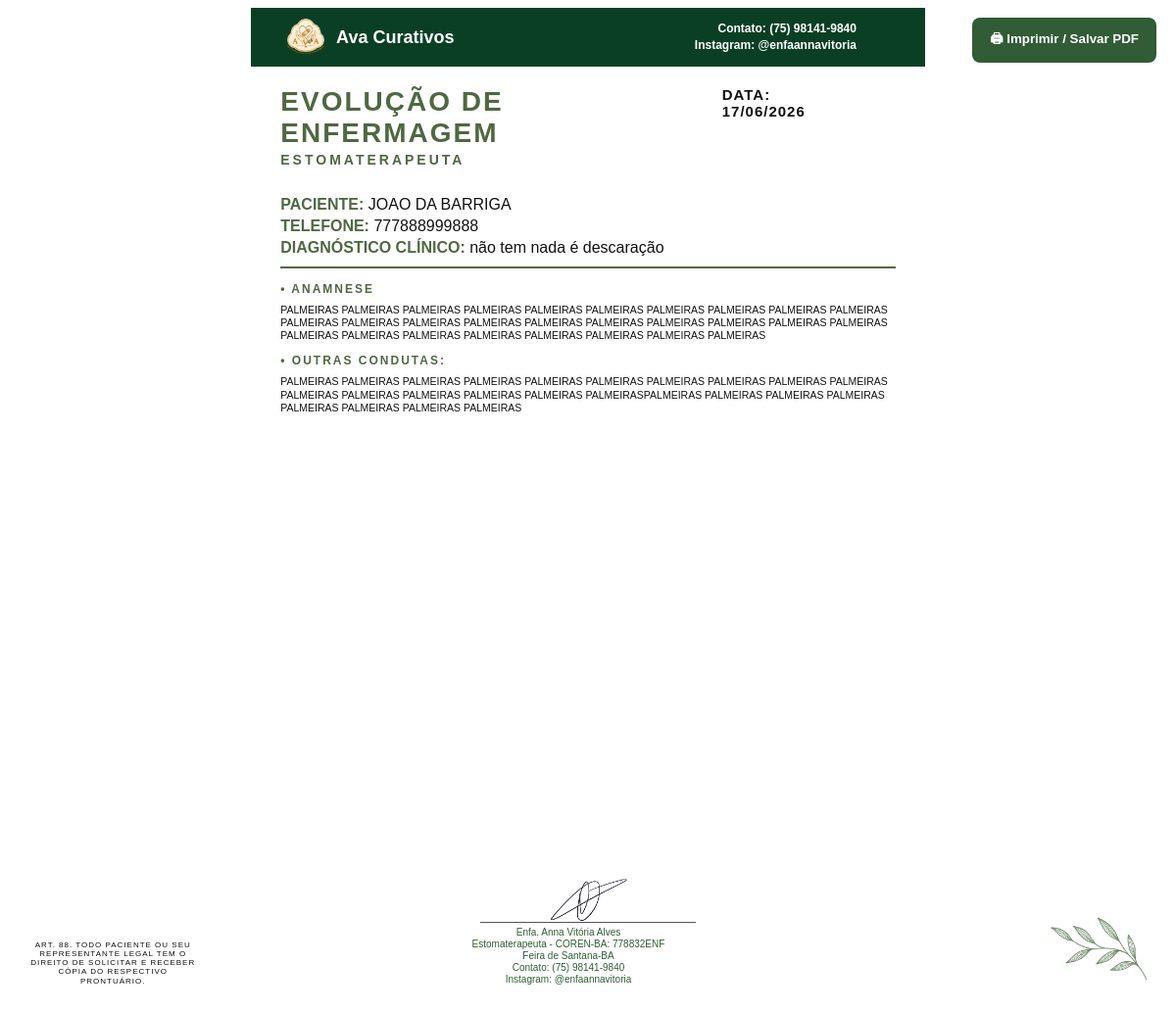
Screenshot of /consulta/11/imprimir/ (signed in) with the database file from the repository.
### consultas/models.py (models this page shows, shortened)
class Consulta(models.Model):
    paciente = models.ForeignKey(
        Paciente,
        on_delete=models.CASCADE,
        related_name="prescricoes",
        null=True,
        blank=True
    )
    diagnostico_clinico = models.TextField(
        blank=True,
        null=True,
        verbose_name="Diagnóstico Clínico"
    )
    anamnese = models.TextField(
        blank=True,
        null=True
    )
    conduta = models.TextField(
        blank=True,
        null=True
    )
    diabetes = models.BooleanField(
        default=False
    )
    hipertensao = models.BooleanField(
        default=False,
        verbose_name="Hipertenso"
    )
    doenca_cronica = models.BooleanField(
        default=False,
        verbose_name="Doença crônica"
    )
    descricao = models.TextField(
        blank=True,
        null=True,
        verbose_name="Observação / Evolução"
    )
    criada_em = models.DateTimeField(
        auto_now_add=True
    )
    atualizada_em = models.DateTimeField(
        auto_now=True
    )

### pacientes/models.py (models this page shows, shortened)
class Paciente(models.Model):
    ORIGEM_CHOICES = [
        ('REDE_SOCIAL', 'Rede Social'),
        ('SITE', 'Site'),
        ('AMIGOS', 'Amigos'),
        ('OUTROS', 'Outros'),
    ]
    nome = models.CharField(max_length=200)
    endereco = models.CharField(max_length=255)
    telefone = models.CharField(max_length=20)
    data_nascimento = models.DateField()
    origem = models.CharField(max_length=20, choices=ORIGEM_CHOICES)
    email = models.EmailField(blank=True, null=True)
    criado_em = models.DateTimeField(auto_now_add=True)

### consultas/views.py (the view)
@login_required
def imprimir_consulta(request, id):
    consulta = get_object_or_404(
        Consulta,
        id=id
    )
    fotos_ids = request.GET.getlist("fotos")
    if fotos_ids:
        fotos = consulta.fotos.filter(
            id__in=fotos_ids
        )[:6]
    else:
        fotos = consulta.fotos.none()
    return render(
        request,
        "consultas/imprimir_consulta.html",
        {
            "consulta": consulta,
            "paciente": consulta.paciente,
            "fotos": fotos,
        }
    )

### templates/consultas/imprimir_consulta.html (shortened to what this page needs)
{% load static %}
<!DOCTYPE html>
<html lang="pt-br">
<head>
</head>
<body>
<button onclick="window.print()" class="btn-print">
    🖨 Imprimir / Salvar PDF
</button>
<div class="folha">
<div class="faixa-superior">
    <div class="faixa-logo">
        <img src="{% static 'img/logo_ava.png' %}" alt="Logo">
        <span>Ava Curativos</span>
    </div>
    <div class="faixa-contato">
        Contato: (75) 98141-9840<br>
        Instagram: @enfaannavitoria
    </div>
</div>
<div class="topo">
    <div class="titulo">
        <h1>EVOLUÇÃO DE ENFERMAGEM</h1>
        <h2>ESTOMATERAPEUTA</h2>
    </div>
    <div class="data">
        DATA: {{ consulta.criada_em|date:"d/m/Y" }}
    </div>
</div>
    <div class="info">
        <p><span class="label">PACIENTE:</span> {{ paciente.nome|upper }}</p>
        <p><span class="label">TELEFONE:</span> {{ paciente.telefone }}</p>
        <p>
            <span class="label">DIAGNÓSTICO CLÍNICO:</span>
            {{ consulta.diagnostico_clinico }}
        </p>
    </div>
    <div class="linha"></div>
    <div class="secao">
        <h3>• ANAMNESE</h3>
        <div class="texto">
            {{ consulta.anamnese|linebreaksbr }}
        </div>
    </div>
    <div class="secao">
        <h3>• Outras Condutas:</h3>
        <div class="texto">
            {{ consulta.conduta|linebreaksbr }}
        </div>
        </div>
    </div>
<div class="rodape-final">
    <div class="obs-legal">
        ART. 88. TODO PACIENTE OU SEU REPRESENTANTE LEGAL TEM O DIREITO DE SOLICITAR E RECEBER CÓPIA DO RESPECTIVO PRONTUÁRIO.
    </div>
    <div class="assinatura-area">
        <img src="{% static 'img/assinatura.png' %}" class="assinatura-img">
        <p class="dados-profissional">
            Enfa. Anna Vitória Alves<br>
            Estomaterapeuta - COREN-BA: 778832ENF<br>
            Feira de Santana-BA<br>
            Contato: (75) 98141-9840<br>
            Instagram: @enfaannavitoria
        </p>
    </div>
    <img src="{% static 'img/folha_base.png' %}" class="folha-base" alt="">
</div>
</body>
</html>

### templates/consultas/imprimir_consulta.html (style rules this page uses)
body { font-family:Arial, Helvetica, sans-serif; color:#111; background:white; }
* { box-sizing:border-box; }
.folha { width:100%; max-width:190mm; min-height:270mm; margin:0 auto; position:relative; padding:0 12mm 38mm 12mm; overflow:hidden; }
.topo { display:flex; justify-content:space-between; align-items:flex-start; padding-right:20px; }
.titulo h1 { color:#4f6842; font-size:28px; letter-spacing:2px; margin:0; }
.titulo h2 { color:#4f6842; font-size:14px; letter-spacing:3px; margin:3px 0 25px; }
.data { font-size:15px; font-weight:bold; letter-spacing:1px; padding-right:20px; }
.label { color:#4f6842; font-weight:bold; }
.secao { margin-top:6px; }
.secao h3 { color:#4f6842; font-size:12px; font-weight:bold; letter-spacing:2px; margin-bottom:8px; text-transform:uppercase; }
.info p { font-size:16px; margin:4px 0; letter-spacing:0; }
.linha { width:100%; border-top:2px solid #4f6842; margin:10px 0 14px 0; height:0; display:block; }
.texto { width:100%; max-width:100%; display:block; font-size:10.5px; line-height:1.25; text-align:left; font-weight:normal; letter-spacing:0; white-space:normal; overflow-wrap:anywhere; word-break:break-word; box-sizing:border-box; }
.assinatura-area { width:260px; margin:30px auto 0 auto; text-align:center; }
.assinatura-img { width:100px !important; max-width:100px !important; height:auto !important; display:block; margin:0 auto -4px auto; }
.dados-profissional { width:220px; margin:0 auto; text-align:center; font-size:12px; line-height:1.3; }
.obs-legal { position:absolute; bottom:10px; left:0; width:230px; font-size:11px; letter-spacing:2px; text-align:center; }
.btn-print { position:fixed; top:18px; right:20px; background:#315c35; color:white; padding:12px 18px; border-radius:8px; border:none; font-weight:bold; cursor:pointer; z-index:9999; }
.faixa-superior { background:linear-gradient( 90deg, #07331c, #0d4f2d, #07331c ); color:white; padding:12px 20px; margin:-18mm -18mm 25px -18mm; display:flex; justify-content:space-between; align-items:center; }
.faixa-logo { display:flex; align-items:center; gap:10px; font-size:18px; font-weight:bold; }
.faixa-logo img { height:45px; width:auto; }
.faixa-contato { text-align:right; font-size:13px; line-height:1.4; font-weight:bold; }
.assinatura-area { text-align:center; width:320 px; margin:0 auto; }
.obs-legal { width:220px; font-size:10px; line-height:1.3; }
.folha { width:100%; min-height:270mm; position:relative; padding-top:0; padding-bottom:120px; }
.faixa-superior { background:#0b3f25; color:white; height:60px; margin:0 -8mm 15px -8mm; padding:8px 35px; display:flex; justify-content:space-between; align-items:center; box-sizing:border-box; }
.faixa-logo { display:flex; align-items:center; gap:10px; flex:1; }
.faixa-logo img { height:42px; width:auto; }
.faixa-contato { width:260px; text-align:right; font-size:12px; line-height:1.4; font-weight:bold; padding-right:35px; box-sizing:border-box; }
.folha-base { position:absolute; right:0; bottom:0; width:220px; height:auto; }
.rodape-final { position:absolute; left:8mm; right:8mm; bottom:8mm; display:flex; align-items:flex-end; justify-content:center; }
.obs-legal { position:absolute; left:0; bottom:0; width:170px; font-size:8px; line-height:1.15; text-align:center; letter-spacing:1px; }
.assinatura-area { width:260px; text-align:center; z-index:2; }
.assinatura-img { width:90px !important; height:auto !important; display:block; margin:0 auto -2px auto; }
.dados-profissional { font-size:10px; line-height:1.2; margin:0; color:#315c35; }

### rows the page displays
Consulta: criada_em "17/06/2026", diagnostico_clinico "não tem nada é descaração", anamnese "PALMEIRAS PALMEIRAS PALMEIRAS PALMEIRAS PALMEIRAS PALMEIRAS PALMEIRAS PALMEIRAS PALMEIRAS PALMEIRAS PALMEIRAS PALMEIRAS PALMEIRAS PALMEIRAS PALMEIRAS PALMEIRAS PALMEIRAS PALMEIRAS PALMEIRAS PALMEIRAS PALMEIRAS PALMEIRAS PALMEIRAS PALMEIRAS PALMEIRAS PALMEIRAS PALMEIRAS PALMEIRAS", conduta "PALMEIRAS PALMEIRAS PALMEIRAS PALMEIRAS PALMEIRAS PALMEIRAS PALMEIRAS PALMEIRAS PALMEIRAS PALMEIRAS PALMEIRAS PALMEIRAS PALMEIRAS PALMEIRAS PALMEIRAS PALMEIRASPALMEIRAS PALMEIRAS PALMEIRAS PALMEIRAS PALMEIRAS PALMEIRAS PALMEIRAS PALMEIRAS"
Paciente: nome "JOAO DA BARRIGA", telefone "777888999888"
